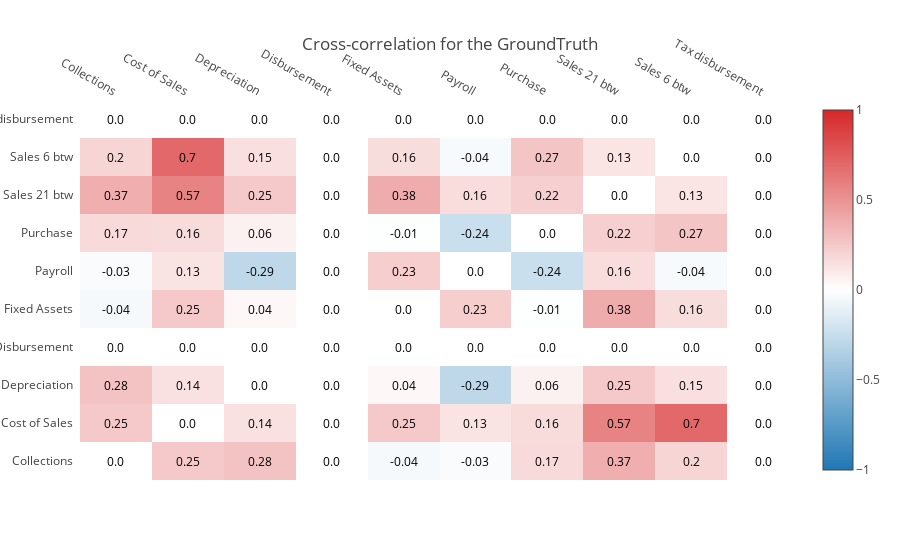
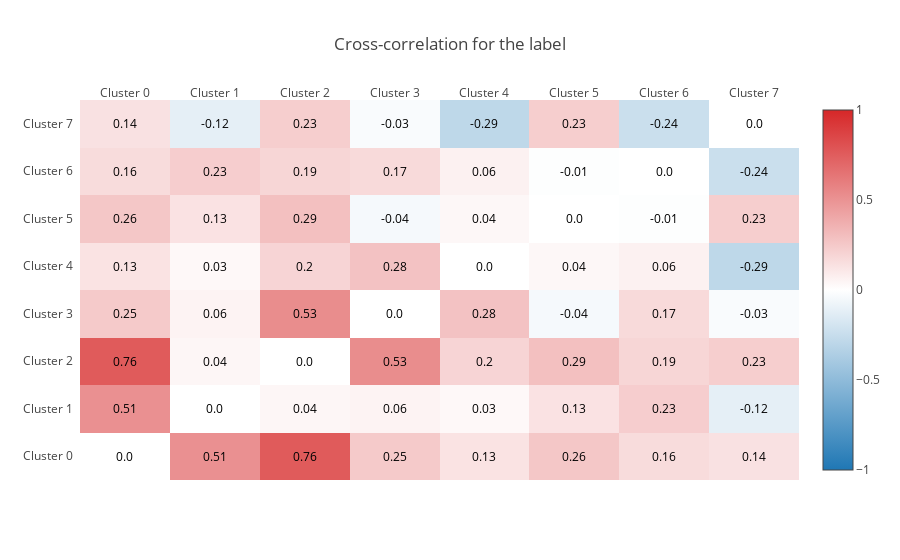

Source (notebook cell) for these figures, in order:
### Code cell
correlationMatrix(df_all, on="GroundTruth", agg_period="2D")
correlationMatrix(df_all, on="label", agg_period="2D")

### Figure 1 — Plotly figure (JSON) as saved in the notebook; plotly's stock layout.template omitted (floating-point values rounded to 4 significant figures)
{"data": [{"colorscale": [[0, "rgb(31, 119, 180)"], [0.5, "rgb(255,255,255)"], [1, "rgb(214, 39, 40)"]], "reversescale": false, "showscale": true, "type": "heatmap", "uid": "73294b40-9a08-480a-8a00-8f82bf87f9b6", "x": ["Collections", "Cost of Sales", "Depreciation", "Disbursement", "Fixed Assets", "Payroll", "Purchase", "Sales 21 btw", "Sales 6 btw", "Tax disbursement"], "y": ["Collections", "Cost of Sales", "Depreciation", "Disbursement", "Fixed Assets", "Payroll", "Purchase", "Sales 21 btw", "Sales 6 btw", "Tax disbursement"], "z": [[0, 0.2519, 0.2813, 0, -0.04306, -0.02731, 0.1709, 0.3732, 0.1956, 0], [0.2519, 0, 0.1398, 0, 0.251, 0.1288, 0.1634, 0.5748, 0.6991, 0], [0.2813, 0.1398, 0, 0, 0.03798, -0.2883, 0.0643, 0.2497, 0.1494, 0], [0, 0, 0, 0, 0, 0, 0, 0, 0, 0], [-0.04306, 0.251, 0.03798, 0, 0, 0.2264, -0.009563, 0.3843, 0.1591, 0], [-0.02731, 0.1288, -0.2883, 0, 0.2264, 0, -0.2387, 0.1578, -0.03587, 0], [0.1709, 0.1634, 0.0643, 0, -0.009563, -0.2387, 0, 0.2184, 0.2685, 0], [0.3732, 0.5748, 0.2497, 0, 0.3843, 0.1578, 0.2184, 0, 0.1257, 0], [0.1956, 0.6991, 0.1494, 0, 0.1591, -0.03587, 0.2685, 0.1257, 0, 0], [0, 0, 0, 0, 0, 0, 0, 0, 0, 0]], "zmax": 1, "zmid": 0, "zmin": -1}], "layout": {"annotations": [{"font": {"color": "Black"}, "showarrow": false, "text": "0.0", "x": "Collections", "xref": "x", "y": "Collections", "yref": "y"}, {"font": {"color": "Black"}, "showarrow": false, "text": "0.25", "x": "Cost of Sales", "xref": "x", "y": "Collections", "yref": "y"}, {"font": {"color": "Black"}, "showarrow": false, "text": "0.28", "x": "Depreciation", "xref": "x", "y": "Collections", "yref": "y"}, {"font": {"color": "Black"}, "showarrow": false, "text": "0.0", "x": "Disbursement", "xref": "x", "y": "Collections", "yref": "y"}, {"font": {"color": "Black"}, "showarrow": false, "text": "-0.04", "x": "Fixed Assets", "xref": "x", "y": "Collections", "yref": "y"}, {"font": {"color": "Black"}, "showarrow": false, "text": "-0.03", "x": "Payroll", "xref": "x", "y": "Collections", "yref": "y"}, {"font": {"color": "Black"}, "showarrow": false, "text": "0.17", "x": "Purchase", "xref": "x", "y": "Collections", "yref": "y"}, {"font": {"color": "Black"}, "showarrow": false, "text": "0.37", "x": "Sales 21 btw", "xref": "x", "y": "Collections", "yref": "y"}, {"font": {"color": "Black"}, "showarrow": false, "text": "0.2", "x": "Sales 6 btw", "xref": "x", "y": "Collections", "yref": "y"}, {"font": {"color": "Black"}, "showarrow": false, "text": "0.0", "x": "Tax disbursement", "xref": "x", "y": "Collections", "yref": "y"}, {"font": {"color": "Black"}, "showarrow": false, "text": "0.25", "x": "Collections", "xref": "x", "y": "Cost of Sales", "yref": "y"}, {"font": {"color": "Black"}, "showarrow": false, "text": "0.0", "x": "Cost of Sales", "xref": "x", "y": "Cost of Sales", "yref": "y"}, {"font": {"color": "Black"}, "showarrow": false, "text": "0.14", "x": "Depreciation", "xref": "x", "y": "Cost of Sales", "yref": "y"}, {"font": {"color": "Black"}, "showarrow": false, "text": "0.0", "x": "Disbursement", "xref": "x", "y": "Cost of Sales", "yref": "y"}, {"font": {"color": "Black"}, "showarrow": false, "text": "0.25", "x": "Fixed Assets", "xref": "x", "y": "Cost of Sales", "yref": "y"}, {"font": {"color": "Black"}, "showarrow": false, "text": "0.13", "x": "Payroll", "xref": "x", "y": "Cost of Sales", "yref": "y"}, {"font": {"color": "Black"}, "showarrow": false, "text": "0.16", "x": "Purchase", "xref": "x", "y": "Cost of Sales", "yref": "y"}, {"font": {"color": "Black"}, "showarrow": false, "text": "0.57", "x": "Sales 21 btw", "xref": "x", "y": "Cost of Sales", "yref": "y"}, {"font": {"color": "Black"}, "showarrow": false, "text": "0.7", "x": "Sales 6 btw", "xref": "x", "y": "Cost of Sales", "yref": "y"}, {"font": {"color": "Black"}, "showarrow": false, "text": "0.0", "x": "Tax disbursement", "xref": "x", "y": "Cost of Sales", "yref": "y"}, {"font": {"color": "Black"}, "showarrow": false, "text": "0.28", "x": "Collections", "xref": "x", "y": "Depreciation", "yref": "y"}, {"font": {"color": "Black"}, "showarrow": false, "text": "0.14", "x": "Cost of Sales", "xref": "x", "y": "Depreciation", "yref": "y"}, {"font": {"color": "Black"}, "showarrow": false, "text": "0.0", "x": "Depreciation", "xref": "x", "y": "Depreciation", "yref": "y"}, {"font": {"color": "Black"}, "showarrow": false, "text": "0.0", "x": "Disbursement", "xref": "x", "y": "Depreciation", "yref": "y"}, {"font": {"color": "Black"}, "showarrow": false, "text": "0.04", "x": "Fixed Assets", "xref": "x", "y": "Depreciation", "yref": "y"}, {"font": {"color": "Black"}, "showarrow": false, "text": "-0.29", "x": "Payroll", "xref": "x", "y": "Depreciation", "yref": "y"}, {"font": {"color": "Black"}, "showarrow": false, "text": "0.06", "x": "Purchase", "xref": "x", "y": "Depreciation", "yref": "y"}, {"font": {"color": "Black"}, "showarrow": false, "text": "0.25", "x": "Sales 21 btw", "xref": "x", "y": "Depreciation", "yref": "y"}, {"font": {"color": "Black"}, "showarrow": false, "text": "0.15", "x": "Sales 6 btw", "xref": "x", "y": "Depreciation", "yref": "y"}, {"font": {"color": "Black"}, "showarrow": false, "text": "0.0", "x": "Tax disbursement", "xref": "x", "y": "Depreciation", "yref": "y"}, {"font": {"color": "Black"}, "showarrow": false, "text": "0.0", "x": "Collections", "xref": "x", "y": "Disbursement", "yref": "y"}, {"font": {"color": "Black"}, "showarrow": false, "text": "0.0", "x": "Cost of Sales", "xref": "x", "y": "Disbursement", "yref": "y"}, {"font": {"color": "Black"}, "showarrow": false, "text": "0.0", "x": "Depreciation", "xref": "x", "y": "Disbursement", "yref": "y"}, {"font": {"color": "Black"}, "showarrow": false, "text": "0.0", "x": "Disbursement", "xref": "x", "y": "Disbursement", "yref": "y"}, {"font": {"color": "Black"}, "showarrow": false, "text": "0.0", "x": "Fixed Assets", "xref": "x", "y": "Disbursement", "yref": "y"}, {"font": {"color": "Black"}, "showarrow": false, "text": "0.0", "x": "Payroll", "xref": "x", "y": "Disbursement", "yref": "y"}, {"font": {"color": "Black"}, "showarrow": false, "text": "0.0", "x": "Purchase", "xref": "x", "y": "Disbursement", "yref": "y"}, {"font": {"color": "Black"}, "showarrow": false, "text": "0.0", "x": "Sales 21 btw", "xref": "x", "y": "Disbursement", "yref": "y"}, {"font": {"color": "Black"}, "showarrow": false, "text": "0.0", "x": "Sales 6 btw", "xref": "x", "y": "Disbursement", "yref": "y"}, {"font": {"color": "Black"}, "showarrow": false, "text": "0.0", "x": "Tax disbursement", "xref": "x", "y": "Disbursement", "yref": "y"}, {"font": {"color": "Black"}, "showarrow": false, "text": "-0.04", "x": "Collections", "xref": "x", "y": "Fixed Assets", "yref": "y"}, {"font": {"color": "Black"}, "showarrow": false, "text": "0.25", "x": "Cost of Sales", "xref": "x", "y": "Fixed Assets", "yref": "y"}, {"font": {"color": "Black"}, "showarrow": false, "text": "0.04", "x": "Depreciation", "xref": "x", "y": "Fixed Assets", "yref": "y"}, {"font": {"color": "Black"}, "showarrow": false, "text": "0.0", "x": "Disbursement", "xref": "x", "y": "Fixed Assets", "yref": "y"}, {"font": {"color": "Black"}, "showarrow": false, "text": "0.0", "x": "Fixed Assets", "xref": "x", "y": "Fixed Assets", "yref": "y"}, {"font": {"color": "Black"}, "showarrow": false, "text": "0.23", "x": "Payroll", "xref": "x", "y": "Fixed Assets", "yref": "y"}, {"font": {"color": "Black"}, "showarrow": false, "text": "-0.01", "x": "Purchase", "xref": "x", "y": "Fixed Assets", "yref": "y"}, {"font": {"color": "Black"}, "showarrow": false, "text": "0.38", "x": "Sales 21 btw", "xref": "x", "y": "Fixed Assets", "yref": "y"}, {"font": {"color": "Black"}, "showarrow": false, "text": "0.16", "x": "Sales 6 btw", "xref": "x", "y": "Fixed Assets", "yref": "y"}, {"font": {"color": "Black"}, "showarrow": false, "text": "0.0", "x": "Tax disbursement", "xref": "x", "y": "Fixed Assets", "yref": "y"}, {"font": {"color": "Black"}, "showarrow": false, "text": "-0.03", "x": "Collections", "xref": "x", "y": "Payroll", "yref": "y"}, {"font": {"color": "Black"}, "showarrow": false, "text": "0.13", "x": "Cost of Sales", "xref": "x", "y": "Payroll", "yref": "y"}, {"font": {"color": "Black"}, "showarrow": false, "text": "-0.29", "x": "Depreciation", "xref": "x", "y": "Payroll", "yref": "y"}, {"font": {"color": "Black"}, "showarrow": false, "text": "0.0", "x": "Disbursement", "xref": "x", "y": "Payroll", "yref": "y"}, {"font": {"color": "Black"}, "showarrow": false, "text": "0.23", "x": "Fixed Assets", "xref": "x", "y": "Payroll", "yref": "y"}, {"font": {"color": "Black"}, "showarrow": false, "text": "0.0", "x": "Payroll", "xref": "x", "y": "Payroll", "yref": "y"}, {"font": {"color": "Black"}, "showarrow": false, "text": "-0.24", "x": "Purchase", "xref": "x", "y": "Payroll", "yref": "y"}, {"font": {"color": "Black"}, "showarrow": false, "text": "0.16", "x": "Sales 21 btw", "xref": "x", "y": "Payroll", "yref": "y"}, {"font": {"color": "Black"}, "showarrow": false, "text": "-0.04", "x": "Sales 6 btw", "xref": "x", "y": "Payroll", "yref": "y"}, {"font": {"color": "Black"}, "showarrow": false, "text": "0.0", "x": "Tax disbursement", "xref": "x", "y": "Payroll", "yref": "y"}, {"font": {"color": "Black"}, "showarrow": false, "text": "0.17", "x": "Collections", "xref": "x", "y": "Purchase", "yref": "y"}, {"font": {"color": "Black"}, "showarrow": false, "text": "0.16", "x": "Cost of Sales", "xref": "x", "y": "Purchase", "yref": "y"}, {"font": {"color": "Black"}, "showarrow": false, "text": "0.06", "x": "Depreciation", "xref": "x", "y": "Purchase", "yref": "y"}, {"font": {"color": "Black"}, "showarrow": false, "text": "0.0", "x": "Disbursement", "xref": "x", "y": "Purchase", "yref": "y"}, {"font": {"color": "Black"}, "showarrow": false, "text": "-0.01", "x": "Fixed Assets", "xref": "x", "y": "Purchase", "yref": "y"}, {"font": {"color": "Black"}, "showarrow": false, "text": "-0.24", "x": "Payroll", "xref": "x", "y": "Purchase", "yref": "y"}, {"font": {"color": "Black"}, "showarrow": false, "text": "0.0", "x": "Purchase", "xref": "x", "y": "Purchase", "yref": "y"}, {"font": {"color": "Black"}, "showarrow": false, "text": "0.22", "x": "Sales 21 btw", "xref": "x", "y": "Purchase", "yref": "y"}, {"font": {"color": "Black"}, "showarrow": false, "text": "0.27", "x": "Sales 6 btw", "xref": "x", "y": "Purchase", "yref": "y"}, {"font": {"color": "Black"}, "showarrow": false, "text": "0.0", "x": "Tax disbursement", "xref": "x", "y": "Purchase", "yref": "y"}, {"font": {"color": "Black"}, "showarrow": false, "text": "0.37", "x": "Collections", "xref": "x", "y": "Sales 21 btw", "yref": "y"}, {"font": {"color": "Black"}, "showarrow": false, "text": "0.57", "x": "Cost of Sales", "xref": "x", "y": "Sales 21 btw", "yref": "y"}, {"font": {"color": "Black"}, "showarrow": false, "text": "0.25", "x": "Depreciation", "xref": "x", "y": "Sales 21 btw", "yref": "y"}, {"font": {"color": "Black"}, "showarrow": false, "text": "0.0", "x": "Disbursement", "xref": "x", "y": "Sales 21 btw", "yref": "y"}, {"font": {"color": "Black"}, "showarrow": false, "text": "0.38", "x": "Fixed Assets", "xref": "x", "y": "Sales 21 btw", "yref": "y"}, {"font": {"color": "Black"}, "showarrow": false, "text": "0.16", "x": "Payroll", "xref": "x", "y": "Sales 21 btw", "yref": "y"}, {"font": {"color": "Black"}, "showarrow": false, "text": "0.22", "x": "Purchase", "xref": "x", "y": "Sales 21 btw", "yref": "y"}, {"font": {"color": "Black"}, "showarrow": false, "text": "0.0", "x": "Sales 21 btw", "xref": "x", "y": "Sales 21 btw", "yref": "y"}, {"font": {"color": "Black"}, "showarrow": false, "text": "0.13", "x": "Sales 6 btw", "xref": "x", "y": "Sales 21 btw", "yref": "y"}, {"font": {"color": "Black"}, "showarrow": false, "text": "0.0", "x": "Tax disbursement", "xref": "x", "y": "Sales 21 btw", "yref": "y"}, {"font": {"color": "Black"}, "showarrow": false, "text": "0.2", "x": "Collections", "xref": "x", "y": "Sales 6 btw", "yref": "y"}, {"font": {"color": "Black"}, "showarrow": false, "text": "0.7", "x": "Cost of Sales", "xref": "x", "y": "Sales 6 btw", "yref": "y"}, {"font": {"color": "Black"}, "showarrow": false, "text": "0.15", "x": "Depreciation", "xref": "x", "y": "Sales 6 btw", "yref": "y"}, {"font": {"color": "Black"}, "showarrow": false, "text": "0.0", "x": "Disbursement", "xref": "x", "y": "Sales 6 btw", "yref": "y"}, {"font": {"color": "Black"}, "showarrow": false, "text": "0.16", "x": "Fixed Assets", "xref": "x", "y": "Sales 6 btw", "yref": "y"}, {"font": {"color": "Black"}, "showarrow": false, "text": "-0.04", "x": "Payroll", "xref": "x", "y": "Sales 6 btw", "yref": "y"}, {"font": {"color": "Black"}, "showarrow": false, "text": "0.27", "x": "Purchase", "xref": "x", "y": "Sales 6 btw", "yref": "y"}, {"font": {"color": "Black"}, "showarrow": false, "text": "0.13", "x": "Sales 21 btw", "xref": "x", "y": "Sales 6 btw", "yref": "y"}, {"font": {"color": "Black"}, "showarrow": false, "text": "0.0", "x": "Sales 6 btw", "xref": "x", "y": "Sales 6 btw", "yref": "y"}, {"font": {"color": "Black"}, "showarrow": false, "text": "0.0", "x": "Tax disbursement", "xref": "x", "y": "Sales 6 btw", "yref": "y"}, {"font": {"color": "Black"}, "showarrow": false, "text": "0.0", "x": "Collections", "xref": "x", "y": "Tax disbursement", "yref": "y"}, {"font": {"color": "Black"}, "showarrow": false, "text": "0.0", "x": "Cost of Sales", "xref": "x", "y": "Tax disbursement", "yref": "y"}, {"font": {"color": "Black"}, "showarrow": false, "text": "0.0", "x": "Depreciation", "xref": "x", "y": "Tax disbursement", "yref": "y"}, {"font": {"color": "Black"}, "showarrow": false, "text": "0.0", "x": "Disbursement", "xref": "x", "y": "Tax disbursement", "yref": "y"}, {"font": {"color": "Black"}, "showarrow": false, "text": "0.0", "x": "Fixed Assets", "xref": "x", "y": "Tax disbursement", "yref": "y"}, {"font": {"color": "Black"}, "showarrow": false, "text": "0.0", "x": "Payroll", "xref": "x", "y": "Tax disbursement", "yref": "y"}, {"font": {"color": "Black"}, "showarrow": false, "text": "0.0", "x": "Purchase", "xref": "x", "y": "Tax disbursement", "yref": "y"}, {"font": {"color": "Black"}, "showarrow": false, "text": "0.0", "x": "Sales 21 btw", "xref": "x", "y": "Tax disbursement", "yref": "y"}, {"font": {"color": "Black"}, "showarrow": false, "text": "0.0", "x": "Sales 6 btw", "xref": "x", "y": "Tax disbursement", "yref": "y"}, {"font": {"color": "Black"}, "showarrow": false, "text": "0.0", "x": "Tax disbursement", "xref": "x", "y": "Tax disbursement", "yref": "y"}], "title": {"text": "Cross-correlation for the GroundTruth"}, "xaxis": {"dtick": 1, "gridcolor": "rgb(0, 0, 0)", "side": "top", "ticks": ""}, "yaxis": {"dtick": 1, "ticks": "", "ticksuffix": "  "}}}

### Figure 2 — Plotly figure (JSON) as saved in the notebook; plotly's stock layout.template omitted (floating-point values rounded to 4 significant figures)
{"data": [{"colorscale": [[0, "rgb(31, 119, 180)"], [0.5, "rgb(255,255,255)"], [1, "rgb(214, 39, 40)"]], "reversescale": false, "showscale": true, "type": "heatmap", "uid": "73404977-1875-4565-bea8-b6e76d5e1e31", "x": ["Cluster 0", "Cluster 1", "Cluster 2", "Cluster 3", "Cluster 4", "Cluster 5", "Cluster 6", "Cluster 7"], "y": ["Cluster 0", "Cluster 1", "Cluster 2", "Cluster 3", "Cluster 4", "Cluster 5", "Cluster 6", "Cluster 7"], "z": [[0, 0.5139, 0.7615, 0.2472, 0.1316, 0.2582, 0.1611, 0.1366], [0.5139, 0, 0.03975, 0.05521, 0.03365, 0.1324, 0.2301, -0.1158], [0.7615, 0.03975, 0, 0.5296, 0.1976, 0.2915, 0.1899, 0.229], [0.2472, 0.05521, 0.5296, 0, 0.2813, -0.04306, 0.1709, -0.02731], [0.1316, 0.03365, 0.1976, 0.2813, 0, 0.03798, 0.0643, -0.2883], [0.2582, 0.1324, 0.2915, -0.04306, 0.03798, 0, -0.009563, 0.2264], [0.1611, 0.2301, 0.1899, 0.1709, 0.0643, -0.009563, 0, -0.2387], [0.1366, -0.1158, 0.229, -0.02731, -0.2883, 0.2264, -0.2387, 0]], "zmax": 1, "zmid": 0, "zmin": -1}], "layout": {"annotations": [{"font": {"color": "Black"}, "showarrow": false, "text": "0.0", "x": "Cluster 0", "xref": "x", "y": "Cluster 0", "yref": "y"}, {"font": {"color": "Black"}, "showarrow": false, "text": "0.51", "x": "Cluster 1", "xref": "x", "y": "Cluster 0", "yref": "y"}, {"font": {"color": "Black"}, "showarrow": false, "text": "0.76", "x": "Cluster 2", "xref": "x", "y": "Cluster 0", "yref": "y"}, {"font": {"color": "Black"}, "showarrow": false, "text": "0.25", "x": "Cluster 3", "xref": "x", "y": "Cluster 0", "yref": "y"}, {"font": {"color": "Black"}, "showarrow": false, "text": "0.13", "x": "Cluster 4", "xref": "x", "y": "Cluster 0", "yref": "y"}, {"font": {"color": "Black"}, "showarrow": false, "text": "0.26", "x": "Cluster 5", "xref": "x", "y": "Cluster 0", "yref": "y"}, {"font": {"color": "Black"}, "showarrow": false, "text": "0.16", "x": "Cluster 6", "xref": "x", "y": "Cluster 0", "yref": "y"}, {"font": {"color": "Black"}, "showarrow": false, "text": "0.14", "x": "Cluster 7", "xref": "x", "y": "Cluster 0", "yref": "y"}, {"font": {"color": "Black"}, "showarrow": false, "text": "0.51", "x": "Cluster 0", "xref": "x", "y": "Cluster 1", "yref": "y"}, {"font": {"color": "Black"}, "showarrow": false, "text": "0.0", "x": "Cluster 1", "xref": "x", "y": "Cluster 1", "yref": "y"}, {"font": {"color": "Black"}, "showarrow": false, "text": "0.04", "x": "Cluster 2", "xref": "x", "y": "Cluster 1", "yref": "y"}, {"font": {"color": "Black"}, "showarrow": false, "text": "0.06", "x": "Cluster 3", "xref": "x", "y": "Cluster 1", "yref": "y"}, {"font": {"color": "Black"}, "showarrow": false, "text": "0.03", "x": "Cluster 4", "xref": "x", "y": "Cluster 1", "yref": "y"}, {"font": {"color": "Black"}, "showarrow": false, "text": "0.13", "x": "Cluster 5", "xref": "x", "y": "Cluster 1", "yref": "y"}, {"font": {"color": "Black"}, "showarrow": false, "text": "0.23", "x": "Cluster 6", "xref": "x", "y": "Cluster 1", "yref": "y"}, {"font": {"color": "Black"}, "showarrow": false, "text": "-0.12", "x": "Cluster 7", "xref": "x", "y": "Cluster 1", "yref": "y"}, {"font": {"color": "Black"}, "showarrow": false, "text": "0.76", "x": "Cluster 0", "xref": "x", "y": "Cluster 2", "yref": "y"}, {"font": {"color": "Black"}, "showarrow": false, "text": "0.04", "x": "Cluster 1", "xref": "x", "y": "Cluster 2", "yref": "y"}, {"font": {"color": "Black"}, "showarrow": false, "text": "0.0", "x": "Cluster 2", "xref": "x", "y": "Cluster 2", "yref": "y"}, {"font": {"color": "Black"}, "showarrow": false, "text": "0.53", "x": "Cluster 3", "xref": "x", "y": "Cluster 2", "yref": "y"}, {"font": {"color": "Black"}, "showarrow": false, "text": "0.2", "x": "Cluster 4", "xref": "x", "y": "Cluster 2", "yref": "y"}, {"font": {"color": "Black"}, "showarrow": false, "text": "0.29", "x": "Cluster 5", "xref": "x", "y": "Cluster 2", "yref": "y"}, {"font": {"color": "Black"}, "showarrow": false, "text": "0.19", "x": "Cluster 6", "xref": "x", "y": "Cluster 2", "yref": "y"}, {"font": {"color": "Black"}, "showarrow": false, "text": "0.23", "x": "Cluster 7", "xref": "x", "y": "Cluster 2", "yref": "y"}, {"font": {"color": "Black"}, "showarrow": false, "text": "0.25", "x": "Cluster 0", "xref": "x", "y": "Cluster 3", "yref": "y"}, {"font": {"color": "Black"}, "showarrow": false, "text": "0.06", "x": "Cluster 1", "xref": "x", "y": "Cluster 3", "yref": "y"}, {"font": {"color": "Black"}, "showarrow": false, "text": "0.53", "x": "Cluster 2", "xref": "x", "y": "Cluster 3", "yref": "y"}, {"font": {"color": "Black"}, "showarrow": false, "text": "0.0", "x": "Cluster 3", "xref": "x", "y": "Cluster 3", "yref": "y"}, {"font": {"color": "Black"}, "showarrow": false, "text": "0.28", "x": "Cluster 4", "xref": "x", "y": "Cluster 3", "yref": "y"}, {"font": {"color": "Black"}, "showarrow": false, "text": "-0.04", "x": "Cluster 5", "xref": "x", "y": "Cluster 3", "yref": "y"}, {"font": {"color": "Black"}, "showarrow": false, "text": "0.17", "x": "Cluster 6", "xref": "x", "y": "Cluster 3", "yref": "y"}, {"font": {"color": "Black"}, "showarrow": false, "text": "-0.03", "x": "Cluster 7", "xref": "x", "y": "Cluster 3", "yref": "y"}, {"font": {"color": "Black"}, "showarrow": false, "text": "0.13", "x": "Cluster 0", "xref": "x", "y": "Cluster 4", "yref": "y"}, {"font": {"color": "Black"}, "showarrow": false, "text": "0.03", "x": "Cluster 1", "xref": "x", "y": "Cluster 4", "yref": "y"}, {"font": {"color": "Black"}, "showarrow": false, "text": "0.2", "x": "Cluster 2", "xref": "x", "y": "Cluster 4", "yref": "y"}, {"font": {"color": "Black"}, "showarrow": false, "text": "0.28", "x": "Cluster 3", "xref": "x", "y": "Cluster 4", "yref": "y"}, {"font": {"color": "Black"}, "showarrow": false, "text": "0.0", "x": "Cluster 4", "xref": "x", "y": "Cluster 4", "yref": "y"}, {"font": {"color": "Black"}, "showarrow": false, "text": "0.04", "x": "Cluster 5", "xref": "x", "y": "Cluster 4", "yref": "y"}, {"font": {"color": "Black"}, "showarrow": false, "text": "0.06", "x": "Cluster 6", "xref": "x", "y": "Cluster 4", "yref": "y"}, {"font": {"color": "Black"}, "showarrow": false, "text": "-0.29", "x": "Cluster 7", "xref": "x", "y": "Cluster 4", "yref": "y"}, {"font": {"color": "Black"}, "showarrow": false, "text": "0.26", "x": "Cluster 0", "xref": "x", "y": "Cluster 5", "yref": "y"}, {"font": {"color": "Black"}, "showarrow": false, "text": "0.13", "x": "Cluster 1", "xref": "x", "y": "Cluster 5", "yref": "y"}, {"font": {"color": "Black"}, "showarrow": false, "text": "0.29", "x": "Cluster 2", "xref": "x", "y": "Cluster 5", "yref": "y"}, {"font": {"color": "Black"}, "showarrow": false, "text": "-0.04", "x": "Cluster 3", "xref": "x", "y": "Cluster 5", "yref": "y"}, {"font": {"color": "Black"}, "showarrow": false, "text": "0.04", "x": "Cluster 4", "xref": "x", "y": "Cluster 5", "yref": "y"}, {"font": {"color": "Black"}, "showarrow": false, "text": "0.0", "x": "Cluster 5", "xref": "x", "y": "Cluster 5", "yref": "y"}, {"font": {"color": "Black"}, "showarrow": false, "text": "-0.01", "x": "Cluster 6", "xref": "x", "y": "Cluster 5", "yref": "y"}, {"font": {"color": "Black"}, "showarrow": false, "text": "0.23", "x": "Cluster 7", "xref": "x", "y": "Cluster 5", "yref": "y"}, {"font": {"color": "Black"}, "showarrow": false, "text": "0.16", "x": "Cluster 0", "xref": "x", "y": "Cluster 6", "yref": "y"}, {"font": {"color": "Black"}, "showarrow": false, "text": "0.23", "x": "Cluster 1", "xref": "x", "y": "Cluster 6", "yref": "y"}, {"font": {"color": "Black"}, "showarrow": false, "text": "0.19", "x": "Cluster 2", "xref": "x", "y": "Cluster 6", "yref": "y"}, {"font": {"color": "Black"}, "showarrow": false, "text": "0.17", "x": "Cluster 3", "xref": "x", "y": "Cluster 6", "yref": "y"}, {"font": {"color": "Black"}, "showarrow": false, "text": "0.06", "x": "Cluster 4", "xref": "x", "y": "Cluster 6", "yref": "y"}, {"font": {"color": "Black"}, "showarrow": false, "text": "-0.01", "x": "Cluster 5", "xref": "x", "y": "Cluster 6", "yref": "y"}, {"font": {"color": "Black"}, "showarrow": false, "text": "0.0", "x": "Cluster 6", "xref": "x", "y": "Cluster 6", "yref": "y"}, {"font": {"color": "Black"}, "showarrow": false, "text": "-0.24", "x": "Cluster 7", "xref": "x", "y": "Cluster 6", "yref": "y"}, {"font": {"color": "Black"}, "showarrow": false, "text": "0.14", "x": "Cluster 0", "xref": "x", "y": "Cluster 7", "yref": "y"}, {"font": {"color": "Black"}, "showarrow": false, "text": "-0.12", "x": "Cluster 1", "xref": "x", "y": "Cluster 7", "yref": "y"}, {"font": {"color": "Black"}, "showarrow": false, "text": "0.23", "x": "Cluster 2", "xref": "x", "y": "Cluster 7", "yref": "y"}, {"font": {"color": "Black"}, "showarrow": false, "text": "-0.03", "x": "Cluster 3", "xref": "x", "y": "Cluster 7", "yref": "y"}, {"font": {"color": "Black"}, "showarrow": false, "text": "-0.29", "x": "Cluster 4", "xref": "x", "y": "Cluster 7", "yref": "y"}, {"font": {"color": "Black"}, "showarrow": false, "text": "0.23", "x": "Cluster 5", "xref": "x", "y": "Cluster 7", "yref": "y"}, {"font": {"color": "Black"}, "showarrow": false, "text": "-0.24", "x": "Cluster 6", "xref": "x", "y": "Cluster 7", "yref": "y"}, {"font": {"color": "Black"}, "showarrow": false, "text": "0.0", "x": "Cluster 7", "xref": "x", "y": "Cluster 7", "yref": "y"}], "title": {"text": "Cross-correlation for the label"}, "xaxis": {"dtick": 1, "gridcolor": "rgb(0, 0, 0)", "side": "top", "ticks": ""}, "yaxis": {"dtick": 1, "ticks": "", "ticksuffix": "  "}}}
